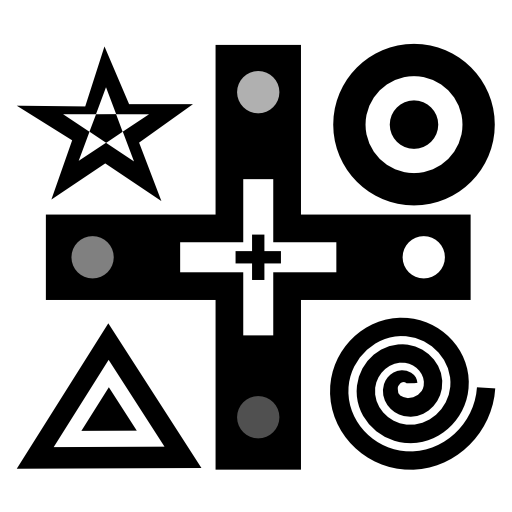
#> input picture Exercises/02-files/data/testpattern.png, 512 x 512 px
$ jupyter execute Exercise4.ipynb   (older library calls are emulated)
#> lines starting #> are read from the running program, lines starting #| are printed output that depends on the picture
A notebook to test calculating of SNR, SSIM, and MSE for a filter using a number of randomly generated additive noise problems

# Setup
Here we import the libraries we need

[cell 1]
import matplotlib.pyplot as plt # plotting and showing images
import numpy as np # handling arrays
from skimage.io import imread # reading images
from skimage.measure import compare_ssim as ssim # structural similarity
mse = lambda img1, img2: np.sum(np.power(img1-img2,2))

# Load and Show Phantom

[cell 2]
d=np.mean(imread('data/testpattern.png'),2)
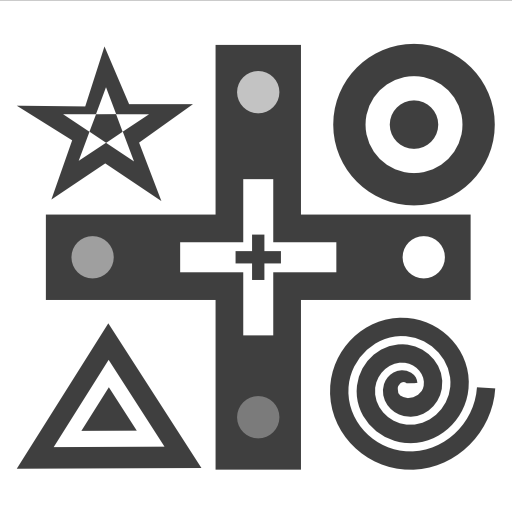
#> d: shape (512, 512) float64; min 63.75, max 255, mean 181.8
plt.imshow(d, cmap= 'gray')

# Tasks
Evaluate a number of different filters using different noise levels and determine which works the best under which circumstances. The example is done for a uniform filter, and you job is to add

 1. gaussian
 2. median
 3. wavelet (advanced)
 4. anisotropic diffusion (expert)

[cell 3]
scales = [0.1, 0.5, 1, 10, 20, 100];

Ntests = 10;

# initialize arrays for results
mse1 = np.zeros((len(scales), Ntests), dtype = np.float32)
ssim1 = np.zeros((len(scales), Ntests), dtype = np.float32)
from scipy.ndimage.filters import uniform_filter
current_filter = lambda img: uniform_filter(img, 5)

for i, c_scale in enumerate(scales):
    for j in range(Ntests):
        x = current_filter(d+c_scale*np.random.uniform(-c_scale, c_scale, size = d.shape))
        mse1[i,j]=mse(d,x);
        ssim1[i,j]=ssim(d,x);
    # Add some lines here to display the latest image in a subplot

[cell 4]
fig, (ax1, ax2) = plt.subplots(1,2)
ax1.loglog(scales,np.mean(mse1,1)) # Add annotations for the plot and axes
ax1.set_title('MSE vs Scale')
ax1.set_xlabel('Scale')
ax1.set_ylabel('MSE')

ax2.semilogx(scales,np.mean(ssim1,1))
ax2.set_title('SSIM vs Scale')
ax2.set_xlabel('Scale')
ax2.set_ylabel('SSIM')
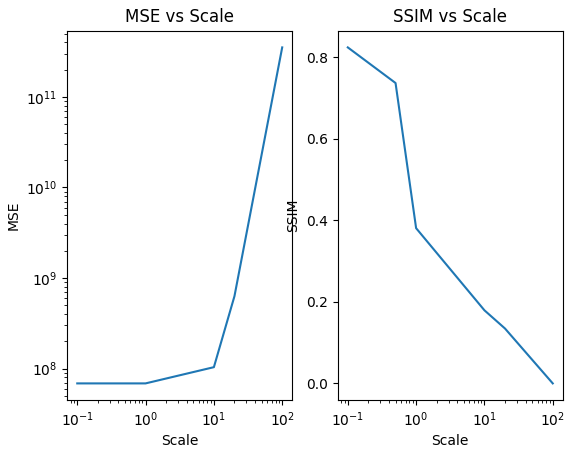
#> figure drawn by matplotlib, 2 panels

$ run again, with Exercises/02-files/data/asphalt_bilevel.tif saved as Exercises/02-files/data/testpattern.png
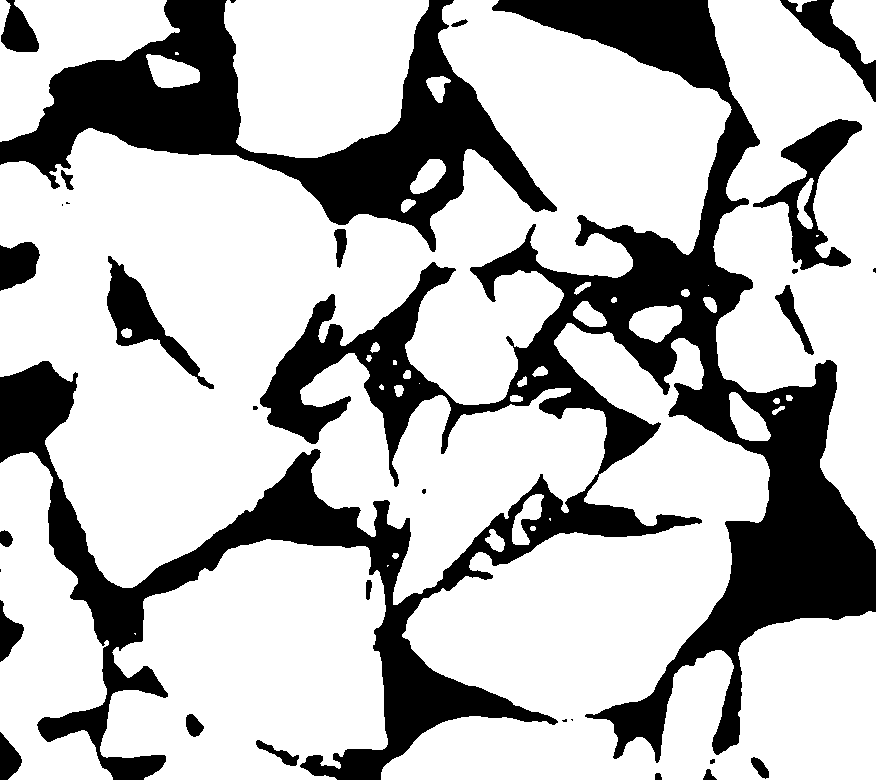
#> input picture Exercises/02-files/data/asphalt_bilevel.tif, 876 x 780 px
#> scales = [0.1, 0.5, 1, 10, 20, 100]
#> `[cell 4] fig, (ax1, ax2) = plt.subplots(1,2) ax1.loglog(scales,np.mean..`:
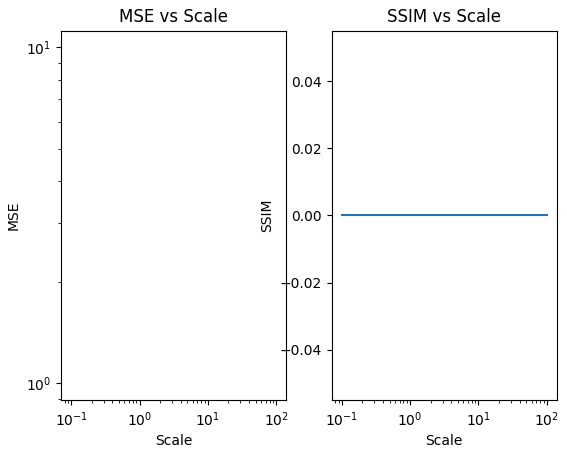
#> figure drawn by matplotlib, 2 panels
